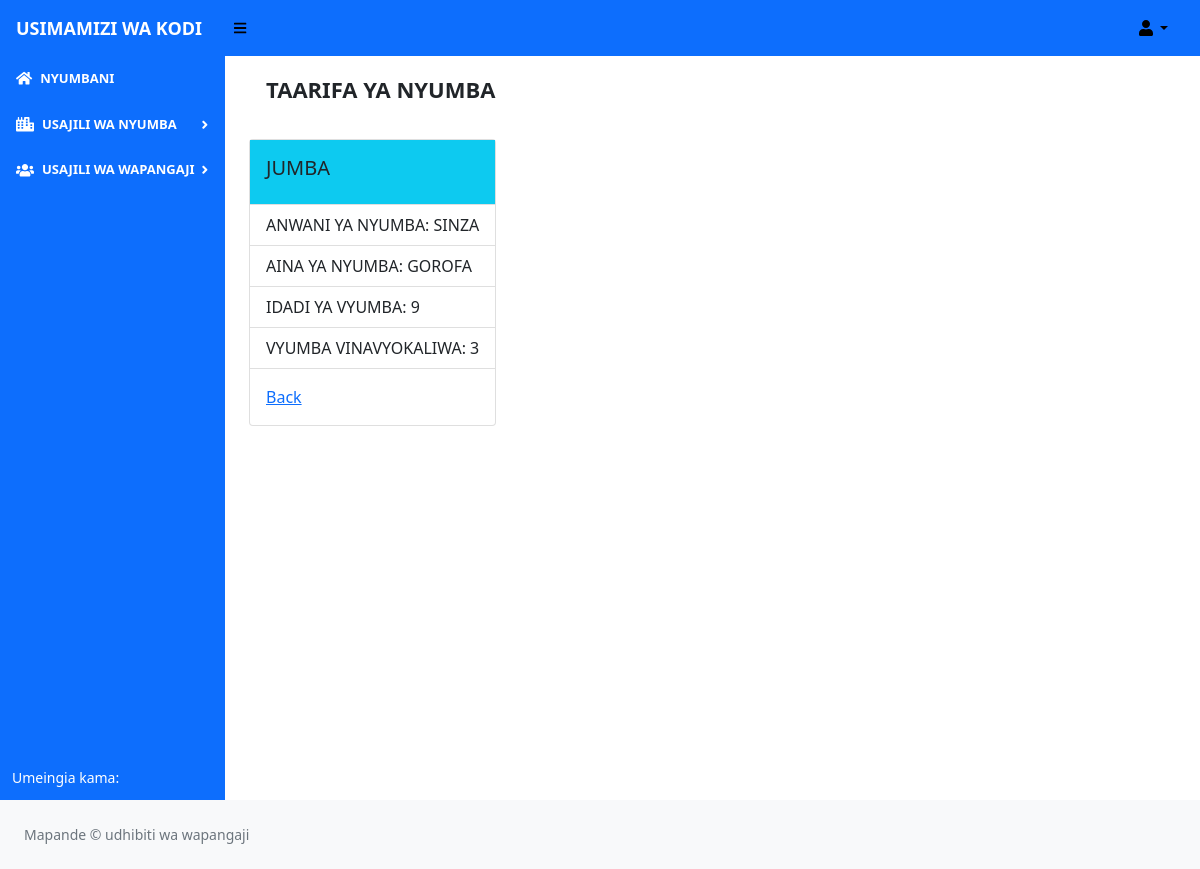
The page /gethouse/1 on the database its author committed.
### renting/models.py (models this page shows)
class HouseProperty(db.Model):
    __tablename__ = 'house_property'
    id = db.Column(db.Integer(), autoincrement=True, primary_key = True)
    house_name = db.Column(db.String(length = 50), nullable = False)
    house_location = db.Column(db.String())
    floor_number = db.Column(db.Integer())
    number_of_room = db.Column(db.Integer())
    category = db.Column(db.String(length=30))
    image_path = db.Column(db.String(200), nullable=True)

### renting/routes.py (the view)
@app.route('/gethouse/<int:id>')
def get_house(id):
    house = db.session.query(HouseProperty, Tenant).filter(HouseProperty.id==Tenant.house_id).filter_by(id=id).add_columns(HouseProperty.house_name, HouseProperty.house_location, HouseProperty.number_of_room, HouseProperty.category, func.sum(Tenant.num_room_to_take).label("room_taken")).first()
    return render_template('house_by_id.html', house = house)

### renting/templates/house_by_id.html (shortened to what this page needs)
{% extends 'base.html' %}
{% block content %}
          <div class="row">
             <div class="col col-xs-12 col-sm-8 col-md-8 col-lg-8">
                <div class="card-title text-left alert alert-default"><b style="font-size:22px;">TAARIFA YA NYUMBA</b></div>
                <div class="card" style="width:fit-content;">
                    <div class="card-body bg-info">
                    <h5 class="card-title">{{house.house_name}}</h5>
                    </div>
                    <ul class="list-group list-group-flush">
                    <li class="list-group-item">ANWANI YA NYUMBA: {{house.house_location}}</li>
                    <li class="list-group-item">AINA YA NYUMBA: {{house.category}}</li>
                    <li class="list-group-item">IDADI YA VYUMBA: {{house.number_of_room}}</li>
                    <li class="list-group-item">VYUMBA VINAVYOKALIWA: {{house.room_taken}}</li>
                    </ul>
                    <div class="card-body">
                    <a href="{{url_for('home_page')}}" class="card-link">Back</a>
                    </div>
                </div>
             </div>
          </div>
        </div>
    </div>
{%endblock %}

### rows shown on the page
HouseProperty: house_name "JUMBA", house_location "SINZA", category "GOROFA"

### other values the page prints
{{ house.number_of_room }} "9"
{{ house.room_taken }} "3"
